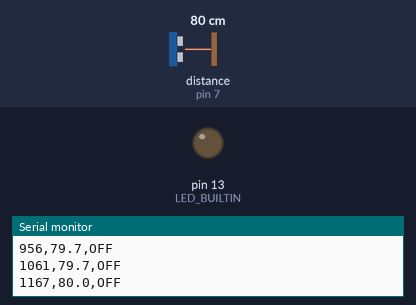
This sketch was run on a simulated Arduino Uno, built with avr-gcc and run on an emulated ATmega328P. Shown: output pins drawn as LEDs (lit = HIGH), the last lines printed to the serial monitor. Wiring (inferred from the names in the program): ultrasonic range finder: trigger pin 6; echo pin 7. The inputs (shaded band) are chosen by the test bench; at power-on: distance to the obstacle (sensor on pin 7) 80 cm. The echo pulse lasts 58.3 µs per cm; pins used as bus, display or sensor lines are not drawn.

Above: at 1.2 s.
1.3 s: distance to the obstacle (sensor on pin 7) set to 27 cm
2.8 s: distance to the obstacle (sensor on pin 7) set to 23 cm
At 3.8 s:
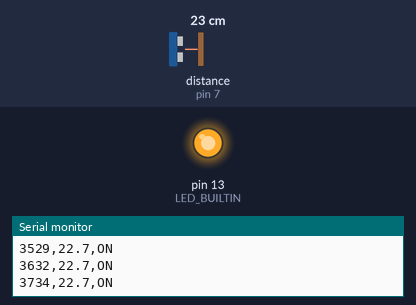
4.3 s: distance to the obstacle (sensor on pin 7) set to 35 cm
At 5.1 s:
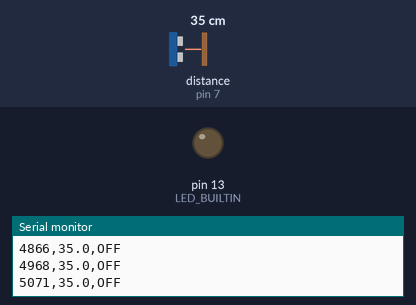
5.8 s: distance to the obstacle (sensor on pin 7) set to 4 cm
At 6.7 s:
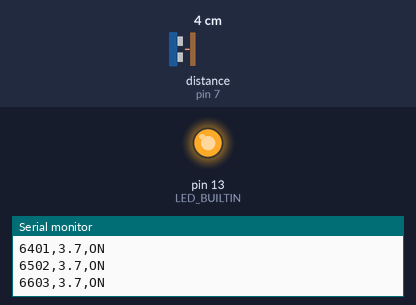
Timing chart, 0 to 8.3 s (numbered marks = the images above; inputs shaded):
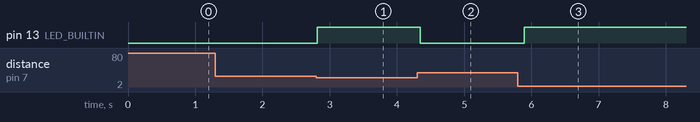

Measured:
- the behaviour switches between 25 and 24 cm on distance to the obstacle (sensor on pin 7) (found by bisection; images 0 and 1)
- after the input at 2.8 s, pin 13 (LED_BUILTIN): LOW → HIGH at once
- after the input at 4.3 s, pin 13 (LED_BUILTIN): HIGH → LOW after 0.05 s
- after the input at 5.8 s, pin 13 (LED_BUILTIN): LOW → HIGH after 0.10 s

The sketch:

front-sensor-diagnostic.ino
```cpp
/*
  Front HC-SR04 diagnostic — Arduino Uno.
  SENSOR ONLY: no motor or steering commands.

  Expected wiring from the team's earlier plan:
    VCC  -> Uno 5V
    GND  -> Uno GND (shared via breadboard negative rail is fine)
    TRIG -> Uno D6
    ECHO -> Uno D7

  Check the actual car: if TRIG/ECHO are on different pins, change
  TRIG_PIN and ECHO_PIN below before uploading.

  Serial Monitor: 115200 baud.
  The built-in LED lights when an object is closer than 25 cm OR when
  the reading is invalid. This LED is only a bench-test indicator.
*/

const byte TRIG_PIN = 6;
const byte ECHO_PIN = 7;
const float LED_THRESHOLD_CM = 25.0f;
const unsigned long ECHO_TIMEOUT_US = 25000UL;

void setup() {
  pinMode(TRIG_PIN, OUTPUT);
  digitalWrite(TRIG_PIN, LOW);
  pinMode(ECHO_PIN, INPUT);
  pinMode(LED_BUILTIN, OUTPUT);
  digitalWrite(LED_BUILTIN, HIGH);  // Treat startup as unknown/stop.
  Serial.begin(115200);
  Serial.println(F("ms,front_cm,indicator"));
}

void loop() {
  digitalWrite(TRIG_PIN, LOW);
  delayMicroseconds(3);
  digitalWrite(TRIG_PIN, HIGH);
  delayMicroseconds(10);
  digitalWrite(TRIG_PIN, LOW);

  const unsigned long echoUs = pulseIn(ECHO_PIN, HIGH, ECHO_TIMEOUT_US);
  const float cm = echoUs * 0.0343f / 2.0f;
  const bool valid = echoUs != 0UL && cm >= 2.0f && cm <= 400.0f;
  const bool lightLed = !valid || cm < LED_THRESHOLD_CM;
  digitalWrite(LED_BUILTIN, lightLed ? HIGH : LOW);

  Serial.print(millis());
  Serial.print(',');
  if (valid) {
    Serial.print(cm, 1);
  } else {
    Serial.print(F("INVALID"));
  }
  Serial.print(',');
  Serial.println(lightLed ? F("ON") : F("OFF"));

  delay(100);  // At least 60 ms between HC-SR04 triggers.
}
```
